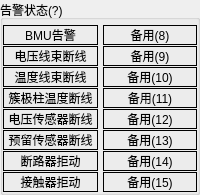
        <widget class="QGroupBox" name="G_AlmStatus_2">
         <property name="title">
          <string>告警状态(?)</string>
         </property>
         <layout class="QHBoxLayout" name="horizontalLayout_7">
          <property name="spacing">
           <number>5</number>
          </property>
          <property name="leftMargin">
           <number>0</number>
          </property>
          <property name="topMargin">
           <number>5</number>
          </property>
          <property name="rightMargin">
           <number>0</number>
          </property>
          <property name="bottomMargin">
           <number>0</number>
          </property>
          <item>
           <layout class="QVBoxLayout" name="verticalLayout_13">
            <property name="spacing">
             <number>1</number>
            </property>
            <item>
             <widget class="QLabel" name="bAlm0_2">
              <property name="frameShape">
               <enum>QFrame::Box</enum>
              </property>
              <property name="text">
               <string>BMU告警</string>
              </property>
              <property name="alignment">
               <set>Qt::AlignCenter</set>
              </property>
             </widget>
            </item>
            <item>
             <widget class="QLabel" name="bAlm1_2">
              <property name="frameShape">
               <enum>QFrame::Box</enum>
              </property>
              <property name="text">
               <string>电压线束断线</string>
              </property>
              <property name="alignment">
               <set>Qt::AlignCenter</set>
              </property>
             </widget>
            </item>
            <item>
             <widget class="QLabel" name="bAlm2_2">
              <property name="frameShape">
               <enum>QFrame::Box</enum>
              </property>
              <property name="text">
               <string>温度线束断线</string>
              </property>
              <property name="alignment">
               <set>Qt::AlignCenter</set>
              </property>
             </widget>
            </item>
            <item>
             <widget class="QLabel" name="bAlm3_2">
              <property name="frameShape">
               <enum>QFrame::Box</enum>
              </property>
              <property name="text">
               <string>簇极柱温度断线</string>
              </property>
              <property name="alignment">
               <set>Qt::AlignCenter</set>
              </property>
             </widget>
            </item>
            <item>
             <widget class="QLabel" name="bAlm4_2">
              <property name="frameShape">
               <enum>QFrame::Box</enum>
              </property>
              <property name="text">
               <string>电压传感器断线</string>
              </property>
              <property name="alignment">
               <set>Qt::AlignCenter</set>
              </property>
             </widget>
            </item>
            <item>
             <widget class="QLabel" name="bAlm5_2">
              <property name="frameShape">
               <enum>QFrame::Box</enum>
              </property>
              <property name="text">
               <string>预留传感器断线</string>
              </property>
              <property name="alignment">
               <set>Qt::AlignCenter</set>
              </property>
             </widget>
            </item>
            <item>
             <widget class="QLabel" name="bAlm6_2">
              <property name="frameShape">
               <enum>QFrame::Box</enum>
              </property>
              <property name="text">
               <string>断路器拒动</string>
              </property>
              <property name="alignment">
               <set>Qt::AlignCenter</set>
              </property>
             </widget>
            </item>
            <item>
             <widget class="QLabel" name="bAlm7_2">
              <property name="frameShape">
               <enum>QFrame::Box</enum>
              </property>
              <property name="text">
               <string>接触器拒动</string>
              </property>
              <property name="alignment">
               <set>Qt::AlignCenter</set>
              </property>
             </widget>
            </item>
           </layout>
          </item>
          <item>
           <layout class="QVBoxLayout" name="verticalLayout_14">
            <property name="spacing">
             <number>1</number>
            </property>
            <item>
             <widget class="QLabel" name="bAlm8_2">
              <property name="frameShape">
               <enum>QFrame::Box</enum>
              </property>
              <property name="text">
               <string>备用(8)</string>
              </property>
              <property name="alignment">
               <set>Qt::AlignCenter</set>
              </property>
             </widget>
            </item>
            <item>
             <widget class="QLabel" name="bAlm9_2">
              <property name="frameShape">
               <enum>QFrame::Box</enum>
              </property>
              <property name="text">
               <string>备用(9)</string>
              </property>
              <property name="alignment">
               <set>Qt::AlignCenter</set>
              </property>
             </widget>
            </item>
            <item>
             <widget class="QLabel" name="bAlm10_2">
              <property name="frameShape">
               <enum>QFrame::Box</enum>
              </property>
              <property name="text">
               <string>备用(10)</string>
              </property>
              <property name="alignment">
               <set>Qt::AlignCenter</set>
              </property>
             </widget>
            </item>
            <item>
             <widget class="QLabel" name="bAlm11_2">
              <property name="frameShape">
               <enum>QFrame::Box</enum>
              </property>
              <property name="text">
               <string>备用(11)</string>
              </property>
              <property name="alignment">
               <set>Qt::AlignCenter</set>
              </property>
             </widget>
            </item>
            <item>
             <widget class="QLabel" name="bAlm12_2">
              <property name="frameShape">
               <enum>QFrame::Box</enum>
              </property>
              <property name="text">
               <string>备用(12)</string>
              </property>
              <property name="alignment">
               <set>Qt::AlignCenter</set>
              </property>
             </widget>
            </item>
            <item>
             <widget class="QLabel" name="bAlm13_2">
              <property name="frameShape">
               <enum>QFrame::Box</enum>
              </property>
              <property name="text">
               <string>备用(13)</string>
              </property>
              <property name="alignment">
               <set>Qt::AlignCenter</set>
              </property>
             </widget>
            </item>
            <item>
             <widget class="QLabel" name="bAlm14_2">
              <property name="frameShape">
               <enum>QFrame::Box</enum>
              </property>
              <property name="text">
               <string>备用(14)</string>
              </property>
              <property name="alignment">
               <set>Qt::AlignCenter</set>
              </property>
             </widget>
            </item>
            <item>
             <widget class="QLabel" name="bAlm15_2">
              <property name="frameShape">
               <enum>QFrame::Box</enum>
              </property>
              <property name="text">
               <string>备用(15)</string>
              </property>
              <property name="alignment">
               <set>Qt::AlignCenter</set>
              </property>
             </widget>
            </item>
           </layout>
          </item>
         </layout>
        </widget>
